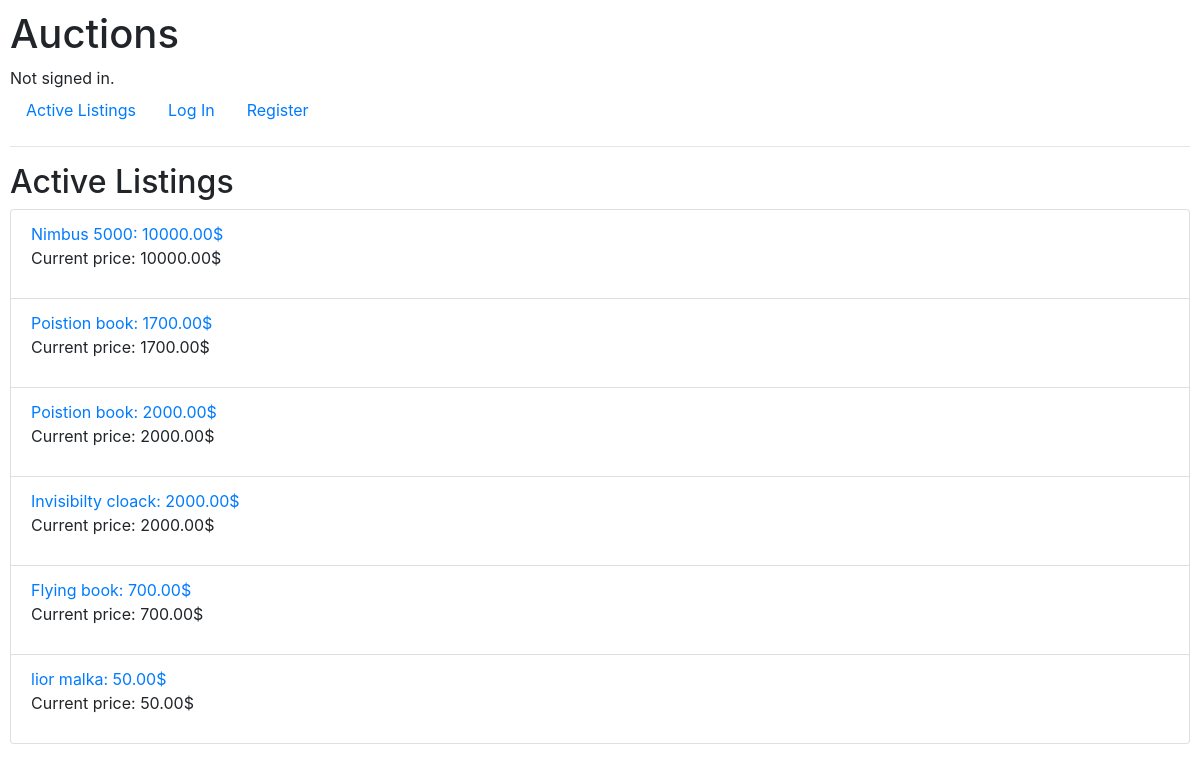
/, run on an earlier commit of the app's database.
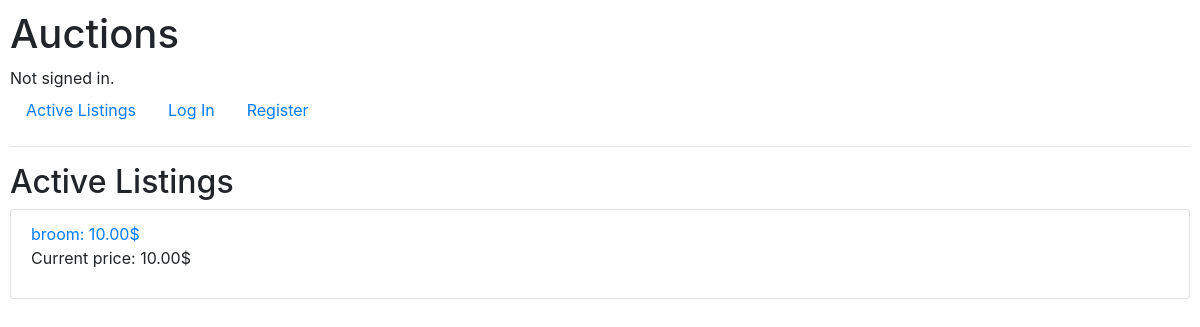
And on a later commit of the database.
### auctions/models.py (models this page shows)
class Auction(models.Model):
    user = models.ForeignKey(
        User, on_delete=models.CASCADE, related_name="user_auctions"
    )
    item = models.ForeignKey(
        Item, on_delete=models.CASCADE, related_name="item_auctions"
    )
    price = models.DecimalField(max_digits=20, decimal_places=2)
    is_closed = models.BooleanField(default=False)
    def __str__(self):
        return f"{self.item}: {self.price}$"

class Item(models.Model):
    name = models.CharField(max_length=30, unique=True)
    description = models.CharField(max_length=120)
    def __str__(self):
        return f"{self.name}"

### auctions/views.py (the view)
# urls.py: path("", views.index, name="index"),
def index(request):
    return render(request, "auctions/index.html", {"auctions": Auction.objects.all()})

### auctions/templates/auctions/index.html
{% extends 'auctions/layout.html' %}
{% block body %}
  <h2>Active Listings</h2>
  <ol class="list-group">
    {% for auction in auctions %}
      <li class="list-group-item">
        <div>
          <a href="{% url 'auction_item' auction.id %}">{{ auction }}</a>
          <br />
          <p>Current price: {{ auction.price }}$</p>
        </div>
      </li>
    {% endfor %}
  </ol>
{% endblock %}

### auctions/templates/auctions/layout.html (shortened to what this page needs)
{% load static %}
<!DOCTYPE html>
<html lang="en">
  <head>
    <link rel="stylesheet" href="https://stackpath.bootstrapcdn.com/bootstrap/4.4.1/css/bootstrap.min.css" />
    <link rel="stylesheet" href="https://cdnjs.cloudflare.com/ajax/libs/font-awesome/6.6.0/css/all.min.css" />
    <link href="{% static 'auctions/styles.css' %}" rel="stylesheet" />
  </head>
  <body>
    <h1>Auctions</h1>
    <div>
      {% if user.is_authenticated %}
        Signed in as <strong>{{ user.username }}</strong>.
      {% else %}
        Not signed in.
      {% endif %}
    </div>
    <ul class="nav">
      <li class="nav-item">
        <a class="nav-link" href="{% url 'index' %}">Active Listings</a>
      </li>
      {% if user.is_authenticated %}
        <li class="nav-item">
          <a class="nav-link" href="{% url 'logout' %}">Log Out</a>
        </li>
        <li class="nav-item">
          <a class="nav-link" href="{% url 'user_page' %}">Profile</a>
        </li>
      {% else %}
        <li class="nav-item">
          <a class="nav-link" href="{% url 'login' %}">Log In</a>
        </li>
        <li class="nav-item">
          <a class="nav-link" href="{% url 'register' %}">Register</a>
        </li>
      {% endif %}
    </ul>
    <hr />
    {% block body %}
    {% endblock %}
  </body>
</html>

### auctions/static/auctions/styles.css (style rules this page uses)
body { padding: 10px; }

What changed in the data, as far as the page shows it:
removed Auction: item+price "Nimbus 5000: 10000.00$", price "10000.00"
removed Auction: item+price "Poistion book: 2000.00$", price "2000.00"
removed Auction: item+price "Invisibilty cloack: 2000.00$", price "2000.00"
removed Auction: item+price "Flying book: 700.00$", price "700.00"
removed Auction: item+price "lior malka: 50.00$", price "50.00"
changed Auction: item+price "Poistion book: 1700.00$" → "broom: 10.00$"; price "1700.00" → "10.00"
